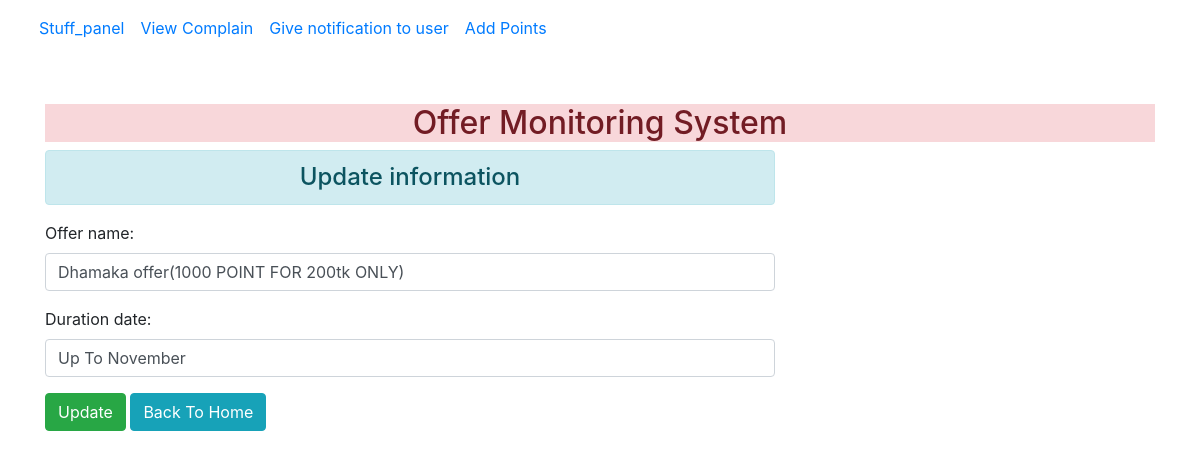
/1/, run on the app's committed database.
### stuff_panel/models.py (models this page shows)
class OfferTable(models.Model):
    offer_name=models.CharField(max_length=100)
    duration_date=models.CharField(max_length=100)

### stuff_panel/views.py (the view)
# urls.py: path('<int:id>/', views.update_data, name="updatedata"),
def update_data(request,id):
    if request.method == 'POST':
        pi=OfferTable.objects.get(pk=id)
        fm =Massage(request.POST, instance=pi)
        fm.save()
    else:
        pi=OfferTable.objects.get(pk=id)
        fm =Massage(instance=pi)
    return render(request,'stuff_panel/update.html', {'form':fm})

### stuff_panel/forms.py
class Massage(forms.ModelForm):
    class Meta:
        model = OfferTable
        fields = ['offer_name', 'duration_date']
        widgets={
            'offer_name': forms.TextInput(attrs={'class':'form-control'}),
            'duration_date': forms.TextInput(attrs={'class':'form-control'}),
        }

### stuff_panel/templates/stuff_panel/update.html (shortened to what this page needs)
{% extends 'stuff_panel/base.html' %}
{% block content %}
    <div class="row">
        <div class="col-sm-8">
            <h4 class="text-center alert alert-info"> Update information </h4>
            <form action="" method="POST">
                {{form.as_p}}
                <input type="submit" class="btn btn-success" value="Update">
                <a href="{% url 'addandshow' %}" class="btn btn-info">Back To Home</a>
            </form>
        </div>
    </div>
{% endblock content %}

### data on the page
OfferTable: offer_name "Dhamaka offer(1000 POINT FOR 200tk ONLY)", duration_date "Up To November"
